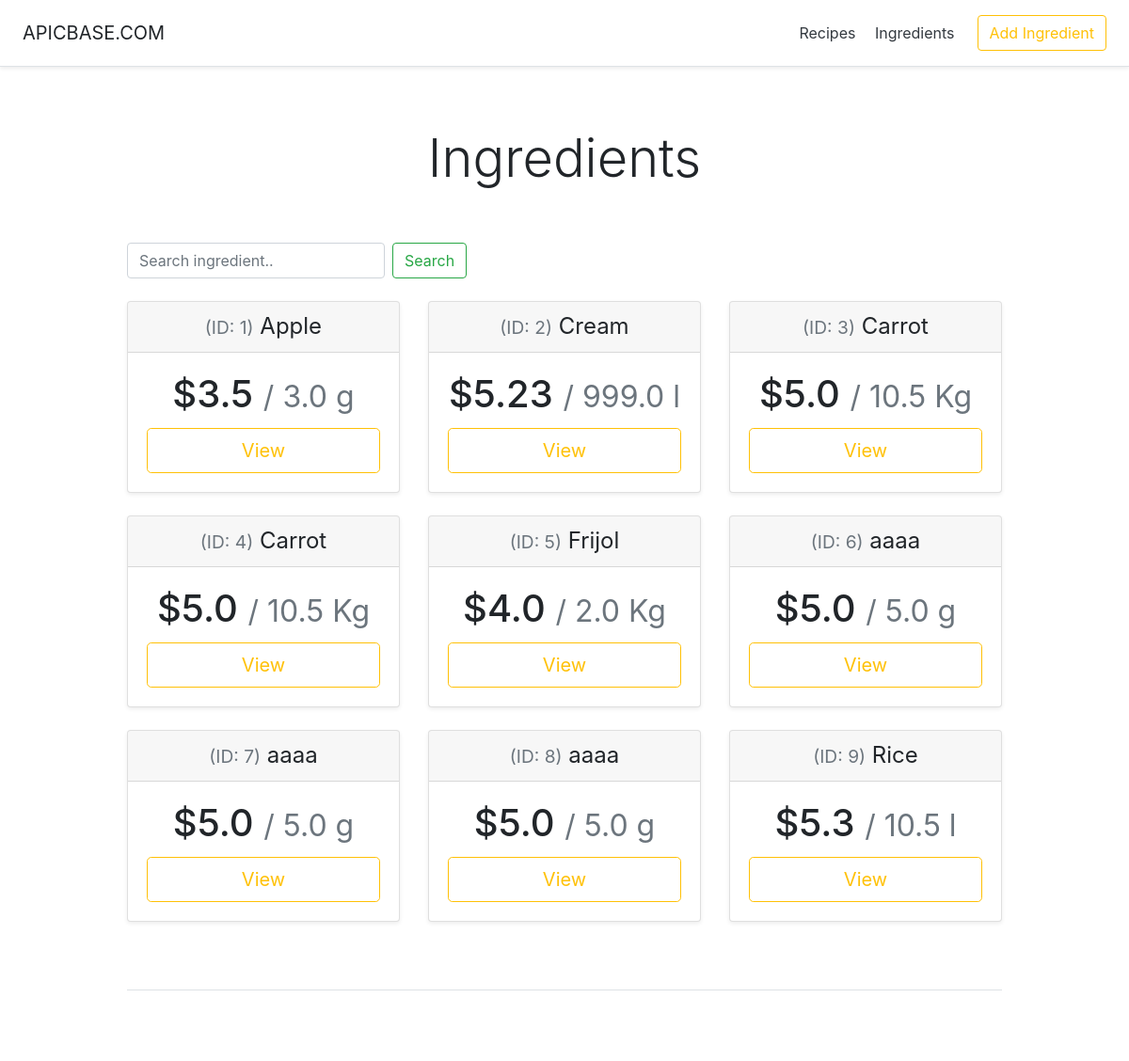
Page /recipeManager/ingredients/ on the earlier database version.
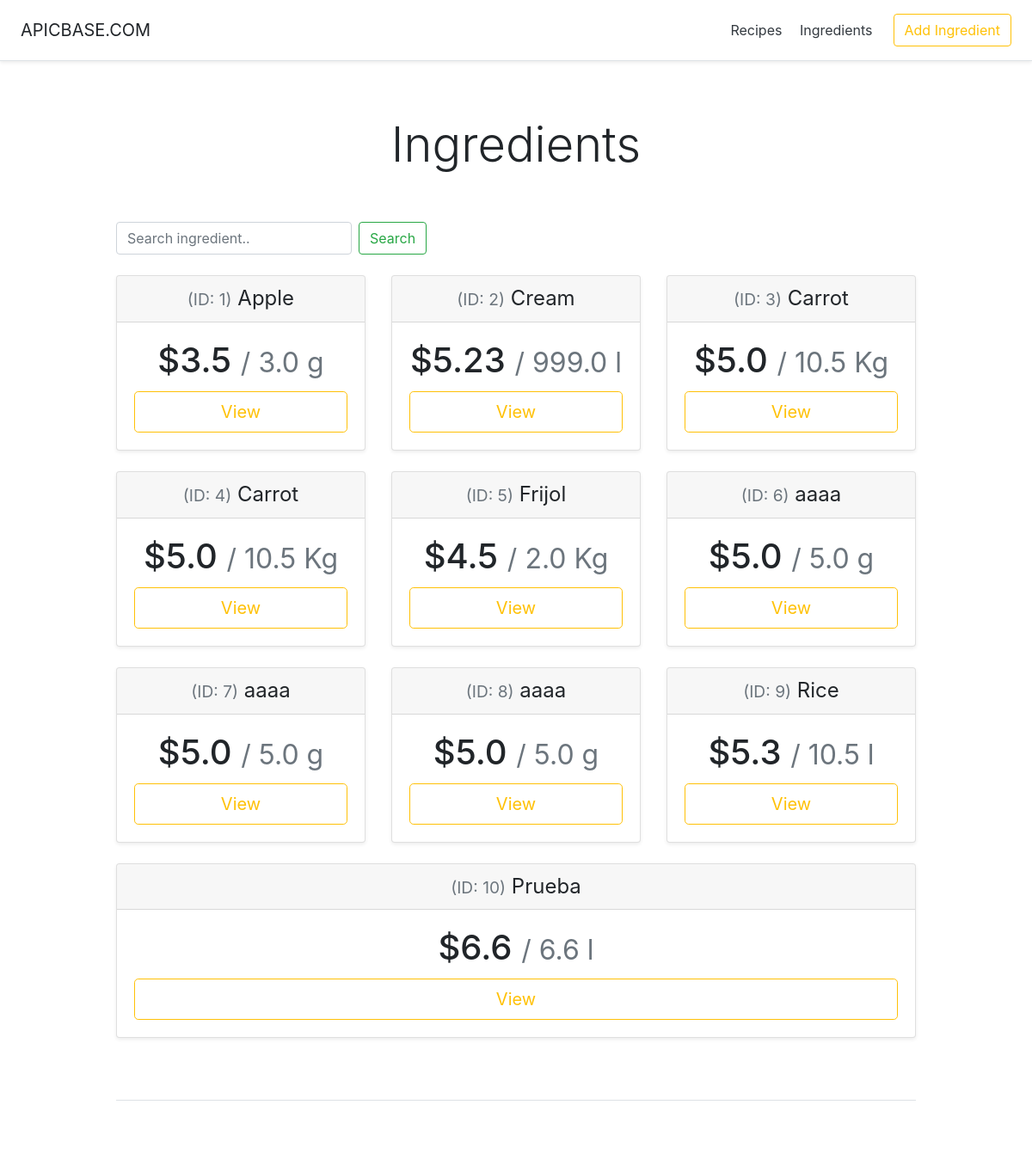
Same page on the later database version.
### recipeManager/models.py (models this page shows, shortened)
class Ingredient(models.Model):
    id = models.AutoField(primary_key=True)
    name = models.CharField(max_length=200)
    cost = models.FloatField()
    amount = models.FloatField()
    GRAMS='g'
    KILOGRAMS='Kg'
    CENTILITER='cl'
    LITER='l'
    UNIT_CHOICES = (
        (GRAMS, 'Grams'),
        (KILOGRAMS, 'Kilograms'),
        (CENTILITER, 'Centiliter'),
        (LITER, 'Liter')
    )
    unit = models.CharField(
        max_length=2,
        choices=UNIT_CHOICES,
        default=GRAMS,
    )

### recipeManager/views.py (the view)
# urls.py: path('ingredients/', views.IngredientsView.as_view(), name='ingredients'),
class IngredientsView(generic.ListView):
    template_name = 'recipeManager/ingredients.html'
    context_object_name = 'ingredients_list'
    def get_queryset(self):
        ingredients = Ingredient.objects.all()
        if 'search' in self.request.GET:
            searchTerm = self.request.GET['search']
            if searchTerm.isdigit():
                return ingredients.filter(id__icontains=searchTerm)
            else:
                return ingredients.filter(name__icontains=searchTerm)
        else:
            return ingredients

### recipeManager/templates/recipeManager/ingredients.html (shortened to what this page needs)
<!DOCTYPE html>
<html lang="en"><head><meta http-equiv="Content-Type" content="text/html; charset=UTF-8">
    {% load static %}
    <link href="{%static 'recipeManager/bootstrap.min.css'%}" rel="stylesheet">
    {% load static %}
    <link href="{% static 'recipeManager/pricing.css' %}" rel="stylesheet">
  </head>
  <body>
    <div class="d-flex flex-column flex-md-row align-items-center p-3 px-md-4 mb-3 bg-white border-bottom shadow-sm">
  <h5 class="my-0 mr-md-auto font-weight-normal">APICBASE.COM</h5>
  <nav class="my-2 my-md-0 mr-md-3">
    <a class="p-2 text-dark" href="{% url 'recipeManager:index' %}">Recipes</a>
    <a class="p-2 text-dark" href="{% url 'recipeManager:ingredients' %}">Ingredients</a>
  </nav>
  <a class="btn btn-outline-warning" href="{% url 'recipeManager:addIngredient'%}">Add Ingredient</a>
</div>
<div class="pricing-header px-3 py-3 pt-md-5 pb-md-4 mx-auto text-center">
  <h1 class="display-4">Ingredients</h1>
</div>
<div class="container">
  <form class="form-inline my-lg-4" method="get">
    <input name="search" class="form-control mr-sm-2" type="search" placeholder="Search ingredient.." aria-label="Search">
    <button class="btn btn-outline-success my-2 my-sm-0" type="submit">Search</button>
  </form>
  <div class="card-deck mb-3 text-center">
    {% if ingredients_list %}
      {% for ingredient in ingredients_list %}
        <div class="card mb-4 shadow-sm">
          <div class="card-header">
            <h4 class="my-0 font-weight-normal"><small class="text-muted">(ID: {{ ingredient.id }})</small> {{ ingredient.name }}</h4>
          </div>
          <div class="card-body">
            <h1 class="card-title pricing-card-title">${{ ingredient.cost }} <small class="text-muted">/ {{ ingredient.amount }} {{ ingredient.unit }}</small></h1>
            <a class="alert-link" style="text-decoration:none;" href="{% url 'recipeManager:ingredientDetail' ingredient.id %}"><button type="button" class="btn btn-lg btn-block btn-outline-warning">View</button></a>
          </div>
        </div>
      {% endfor %}
    {% else %}
      <p><strong>No ingredients available.</strong></p>
    {% endif %}
  </div>
  <footer class="pt-4 my-md-5 pt-md-5 border-top">
  </footer>
</div>
</body></html>

Differences in the rows shown:
changed Ingredient "Frijol": cost "4.0" → "4.5"
added Ingredient: id "10", name "Prueba", cost "6.6", amount "6.6", unit "l"
